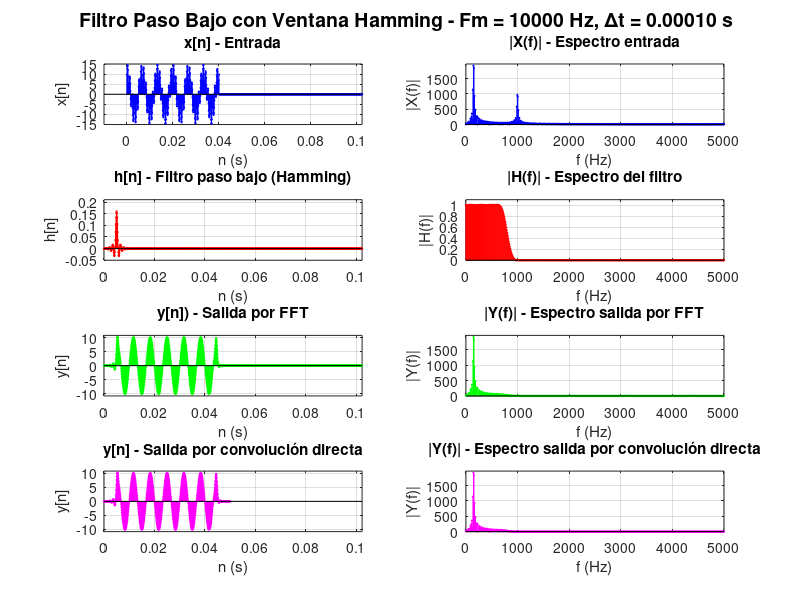

Reproduce this figure in MATLAB.
# Limpiar variables, ventanas y consola
clear all; close all; clc;

# Parámetros
Fm = 10000;
delta_t = 1 / Fm;
Nx = 401;
Fc = 800;
Nh = 101;
Nfft = 1024;

# Señal de entrada x[n]
t = (0:Nx-1) * delta_t;
x = 10 * cos(2*pi*150*t) + 5 * sin(2*pi*1000*t);
nx = 0:Nx-1;

# Respuesta al impulso h[n] con ventana de Hamming
n_medio = floor(Nh/2);
nh = -n_medio:n_medio;
h_ideal = 2*Fc*delta_t * sinc(2*Fc*delta_t*nh);

w_hamming = hamming(Nh)'; %
h = h_ideal .* w_hamming;

% Normalizar el filtro para ganancia unitaria en DC
h = h / sum(h);

% Convolución en tiempo discreto
y_conv = conv(x, h);

% Zero padding para FFT
x_pad = [x, zeros(1, Nfft - length(x))];
h_pad = [h, zeros(1, Nfft - length(h))];

% FFTs
X = fft(x_pad);
H = fft(h_pad);
Y = X .* H;
y_fft = real(ifft(Y));

% Ejes
ny = 0:Nfft-1;
t_n = ny * delta_t;
f_k = (0:Nfft-1) * Fm / Nfft;

% Escalado visual
max_y = max(abs(y_conv)) + 0.5;
max_x = max(abs(x)) + 0.5;
max_h = max(abs(h)) + 0.05;
max_fft = max([abs(X), abs(Y)]) + 50;

% Crear ventana
figure();

% Columna 1: Señales en t
subplot(4,2,1);
stem(t_n, x_pad, 'filled', 'b', 'MarkerSize', 1);
xlim([-0.01 max(t_n)]); ylim([-max_x max_x]);
title('x[n] - Entrada');
xlabel('n (s)'); ylabel('x[n]');
grid on;

subplot(4,2,3);
stem(t_n, h_pad, 'filled', 'r', 'MarkerSize', 1);
xlim([0 max(t_n)]); ylim([-0.05 max_h]);
title('h[n] - Filtro paso bajo (Hamming)');
xlabel('n (s)'); ylabel('h[n]');
grid on;

subplot(4,2,5);
stem(t_n, y_fft, 'filled', 'g', 'MarkerSize', 1);
xlim([0 max(t_n)]); ylim([-max_y max_y]);
title('y[n]) - Salida por FFT');
xlabel('n (s)'); ylabel('y[n]');
grid on;

subplot(4,2,7);
stem((0:length(y_conv)-1)*delta_t, y_conv, 'filled', 'm', 'MarkerSize', 1);
xlim([0 max(t_n)]); ylim([-max_y max_y]);
title('y[n] - Salida por convolución directa');
xlabel('n (s)'); ylabel('y[n]');
grid on;



% Columna 2: Espectros en F
subplot(4,2,2);
stem(f_k, abs(X), 'filled', 'b', 'MarkerSize', 1);
xlim([0 Fm/2]); ylim([0 max_fft]);
title('|X(f)| - Espectro entrada');
xlabel('f (Hz)'); ylabel('|X(f)|');
grid on;

subplot(4,2,4);
stem(f_k, abs(H), 'filled', 'r', 'MarkerSize', 1);
xlim([0 Fm/2]); ylim([0 1.1]);
title('|H(f)| - Espectro del filtro');
xlabel('f (Hz)'); ylabel('|H(f)|');
grid on;

subplot(4,2,6);
stem(f_k, abs(Y), 'filled', 'g', 'MarkerSize', 1);
xlim([0 Fm/2]); ylim([0 max_fft]);
title('|Y(f)| - Espectro salida por FFT');
xlabel('f (Hz)'); ylabel('|Y(f)|');
grid on;

subplot(4,2,8);
Y_conv_fft = fft([y_conv, zeros(1, Nfft - length(y_conv))]);
stem(f_k, abs(Y_conv_fft), 'filled', 'm', 'MarkerSize', 1);
xlim([0 Fm/2]); ylim([0 max_fft]);
title('|Y(f)| - Espectro salida por convolución directa');
xlabel('f (Hz)'); ylabel('|Y(f)|');
grid on;

% Título general
annotation('textbox', [0.1, 0.95, 0.8, 0.05], ...
    'String', sprintf('Filtro Paso Bajo con Ventana Hamming - Fm = %d Hz, Δt = %.5f s', Fm, delta_t), ...
    'EdgeColor', 'none', 'HorizontalAlignment', 'center', ...
    'FontSize', 14, 'FontWeight', 'bold');

